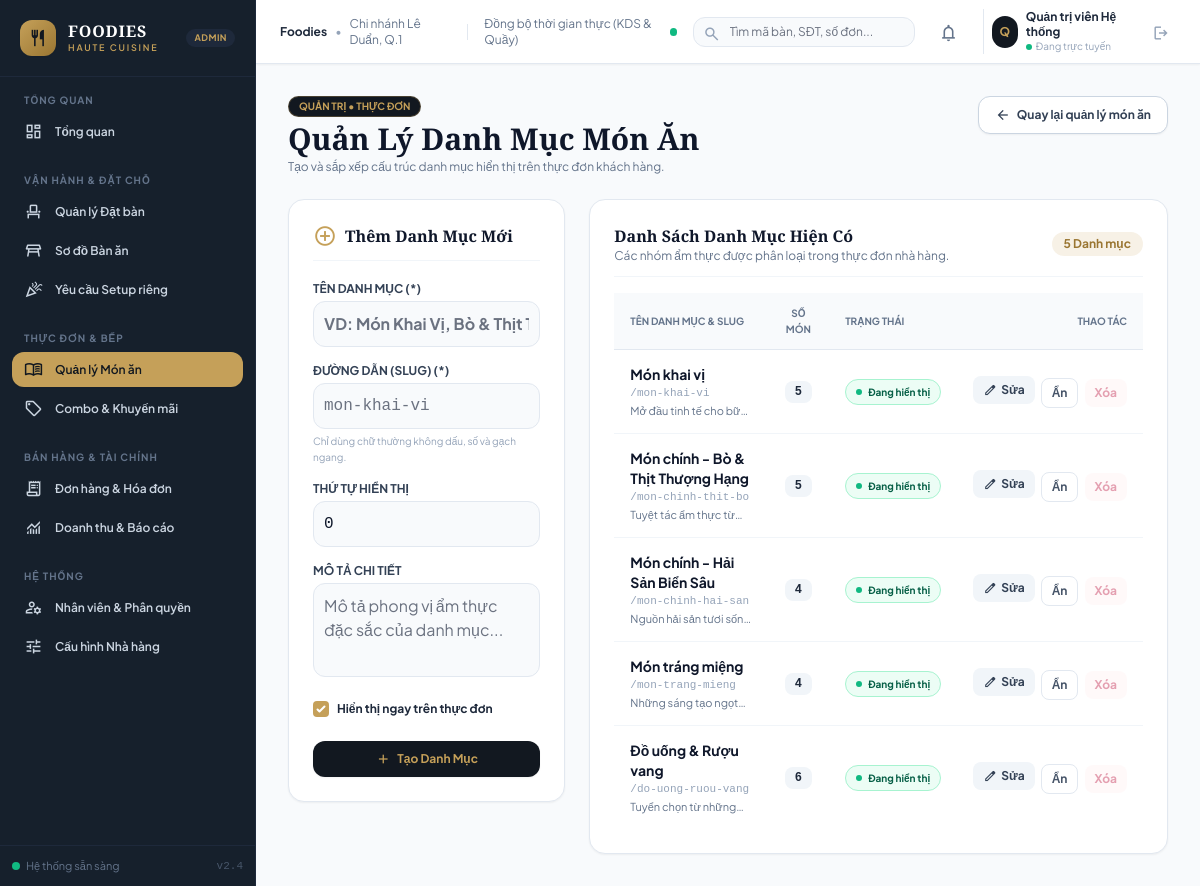
/admin/menu/categories (signed in), run on the app's committed database.
### tables this page shows
CREATE TABLE `categories` (
  `id` bigint PRIMARY KEY AUTO_INCREMENT,
  `name` varchar(150) NOT NULL,
  `slug` varchar(150) UNIQUE NOT NULL,
  `description` text,
  `image` varchar(255),
  `sort_order` int NOT NULL DEFAULT 0,
  `is_visible` boolean NOT NULL DEFAULT true,
  `created_at` datetime NOT NULL DEFAULT CURRENT_TIMESTAMP,
  `updated_at` datetime NOT NULL DEFAULT CURRENT_TIMESTAMP ON UPDATE CURRENT_TIMESTAMP
);

### app/Core/View.php (called while the page is built, shortened)
<?php
final class View
{
    public static function render(
        string $template,
        array $data = [],
        string $layout = 'layouts/guest'
    ): void {
        $viewsPath = dirname(__DIR__) . DIRECTORY_SEPARATOR . 'Views';
        $templatePath = self::resolve($viewsPath, $template);
        extract($data, EXTR_SKIP);
        require $templatePath;
    }
    public static function escape(mixed $value): string
    {
        return htmlspecialchars((string) $value, ENT_QUOTES | ENT_SUBSTITUTE, 'UTF-8');
    }
    private static function resolve(string $viewsPath, string $name): string
    {
        $path = $viewsPath . DIRECTORY_SEPARATOR
            . str_replace(['/', '\\'], DIRECTORY_SEPARATOR, $name) . '.php';
        return $path;
    }
}

### app/Core/Controller.php (called while the page is built, shortened)
<?php
abstract class Controller
{
    protected function render(
        string $template,
        array $data = [],
        int $status = 200,
        string $layout = 'layouts/guest'
    ): void {
        View::render($template, $data, $layout);
    }
}

### app/Controllers/CategoryAdminController.php (called while the page is built, shortened)
<?php
final class CategoryAdminController extends Controller
{
    public function index(): void
    {
        $this->render('admin/categories/index', [
            'pageTitle' => 'Quản lý danh mục',
            'currentUser' => Auth::user(),
            'categories' => (new Category(Database::connection()))->allForAdmin(),
            'csrfToken' => Csrf::token(),
            'errors' => [],
            'old' => [],
            'message' => $this->stringInput($_GET, 'message'),
        ], 200, 'layouts/admin');
    }
    private function stringInput(array $input, string $key): string
    {
        $value = $input[$key] ?? '';
        return is_string($value) ? $value : '';
    }
}

### public/index.php (called while the page is built, shortened)
<?php
$root = dirname(__DIR__);
$routes = require $root . DIRECTORY_SEPARATOR . 'routes' . DIRECTORY_SEPARATOR . 'web.php';
$router = $routes();
$router->dispatch($_SERVER['REQUEST_METHOD'] ?? 'GET', $_SERVER['REQUEST_URI'] ?? '/');

### app/Models/Category.php (called while the page is built, shortened)
<?php
final class Category extends BaseModel
{
    public function allForAdmin(): array
    {
        $statement = $this->db->query(
            'SELECT c.id, c.name, c.slug, c.description, c.image, c.sort_order, c.is_visible,
                    COUNT(d.id) AS dish_count
             FROM categories c
             LEFT JOIN dishes d ON d.category_id = c.id
             GROUP BY c.id, c.name, c.slug, c.description, c.image, c.sort_order, c.is_visible
             ORDER BY c.sort_order ASC, c.name ASC'
        );
        return $statement->fetchAll();
    }
}

### app/Views/admin/categories/index.php (the view, shortened to what this page needs)
<div class="space-y-6">
    <div class="flex flex-col sm:flex-row sm:items-center justify-between gap-4">
        <div>
            <div class="flex items-center gap-2 mb-1">
                <span class="inline-flex items-center gap-1.5 px-2.5 py-0.5 rounded-full text-[10px] font-bold uppercase bg-admin-navy text-gold border border-gold/30">
                    <span>QUẢN TRỊ &bull; THỰC ĐƠN</span>
                </span>
            </div>
            <h1 class="text-2xl lg:text-3xl font-headline font-bold text-slate-900">
                Quản Lý Danh Mục Món Ăn
            </h1>
            <p class="text-xs text-slate-500 mt-0.5">
                Tạo và sắp xếp cấu trúc danh mục hiển thị trên thực đơn khách hàng.
            </p>
        </div>
        <a href="/admin/menu" class="px-4 py-2.5 rounded-xl border border-slate-300 bg-white text-slate-700 text-xs font-bold hover:bg-slate-50 transition flex items-center gap-1.5 shadow-sm self-start">
            <span class="material-symbols-outlined text-[16px]">arrow_back</span>
            <span>Quay lại quản lý món ăn</span>
        </a>
    </div>
    <div class="grid grid-cols-1 lg:grid-cols-3 gap-6">
        <div class="lg:col-span-1">
            <div class="bg-white p-6 rounded-2xl border border-slate-200 shadow-sm space-y-5 sticky top-24">
                <div class="flex items-center justify-between pb-3 border-b border-slate-100">
                    <h3 class="font-headline font-bold text-base text-slate-900 flex items-center gap-2">
                        <span class="material-symbols-outlined text-gold">add_circle</span>
                        <span>Thêm Danh Mục Mới</span>
                    </h3>
                </div>
                <form action="/admin/menu/categories" method="post" class="space-y-4 text-xs">
                    <div>
                        <label for="category-name" class="block font-bold text-slate-700 mb-1">TÊN DANH MỤC (*)</label>
                        <input id="category-name" name="name" maxlength="150" required
                               placeholder="VD: Món Khai Vị, Bò & Thịt Thượng Hạng..."
                               value="<?= View::escape($old['name'] ?? '') ?>"
                               class="w-full p-2.5 bg-slate-50 border border-slate-200 rounded-xl font-bold text-slate-900 focus:bg-white focus:ring-2 focus:ring-gold/30 focus:border-gold transition">
                    </div>
                    <div>
                        <label for="category-slug" class="block font-bold text-slate-700 mb-1">ĐƯỜNG DẪN (SLUG) (*)</label>
                        <input id="category-slug" name="slug" maxlength="150" pattern="[a-z0-9]+(-[a-z0-9]+)*" required
                               placeholder="mon-khai-vi"
                               value="<?= View::escape($old['slug'] ?? '') ?>"
                               class="w-full p-2.5 bg-slate-50 border border-slate-200 rounded-xl font-mono text-slate-900 focus:bg-white focus:ring-2 focus:ring-gold/30 focus:border-gold transition">
                        <span class="text-[10px] text-slate-400 mt-1 block">Chỉ dùng chữ thường không dấu, số và gạch ngang.</span>
                    </div>
                    <div>
                        <label for="category-sort" class="block font-bold text-slate-700 mb-1">THỨ TỰ HIỂN THỊ</label>
                        <input id="category-sort" type="number" name="sort_order" min="0" step="1"
                               value="<?= View::escape($old['sort_order'] ?? '0') ?>"
                               class="w-full p-2.5 bg-slate-50 border border-slate-200 rounded-xl font-mono text-slate-900 focus:bg-white focus:ring-2 focus:ring-gold/30 transition">
                    </div>
                    <div>
                        <label for="category-description" class="block font-bold text-slate-700 mb-1">MÔ TẢ CHI TIẾT</label>
                        <textarea id="category-description" name="description" rows="3"
                                  placeholder="Mô tả phong vị ẩm thực đặc sắc của danh mục..."
                                  class="w-full p-2.5 bg-slate-50 border border-slate-200 rounded-xl resize-none text-slate-700 focus:bg-white focus:ring-2 focus:ring-gold/30 transition"><?= View::escape($old['description'] ?? '') ?></textarea>
                    </div>
                    <div class="flex items-center gap-2 pt-1">
                        <input type="checkbox" id="category-visible" name="is_visible" value="1"
                               <?= !isset($old['_submitted']) || isset($old['is_visible']) ? 'checked' : '' ?>
                               class="rounded border-slate-300 text-gold focus:ring-gold w-4 h-4">
                        <label for="category-visible" class="font-bold text-slate-800 select-none cursor-pointer">
                            Hiển thị ngay trên thực đơn
                        </label>
                    </div>
                    <div class="pt-2">
                        <button type="submit" class="w-full py-2.5 bg-admin-navy text-gold rounded-xl font-bold hover:bg-slate-800 transition flex items-center justify-center gap-1.5 shadow-sm">
                            <span class="material-symbols-outlined text-[16px]">add</span>
                            <span>Tạo Danh Mục</span>
                        </button>
                    </div>
                </form>
            </div>
        </div>
        <div class="lg:col-span-2">
            <div class="bg-white p-6 rounded-2xl border border-slate-200 shadow-sm space-y-4">
                <div class="flex items-center justify-between pb-3 border-b border-slate-100">
                    <div>
                        <h3 class="font-headline font-bold text-base text-slate-900">Danh Sách Danh Mục Hiện Có</h3>
                        <p class="text-xs text-slate-500">Các nhóm ẩm thực được phân loại trong thực đơn nhà hàng.</p>
                    </div>
                    <span class="px-3 py-1 rounded-full bg-gold/15 text-gold-dark font-bold text-xs">
                        <?= count($categories) ?> Danh mục
                    </span>
                </div>
                <?php if (empty($categories)): ?>
                    <div class="py-12 text-center text-slate-400">
                        <span class="material-symbols-outlined text-4xl block mb-2 text-slate-300">category</span>
                        <p class="text-xs">Chưa có danh mục nào. Hãy thêm danh mục đầu tiên ở bên trái.</p>
                    </div>
                <?php else: ?>
                    <div class="overflow-x-auto">
                        <table class="w-full text-left text-xs border-collapse">
                            <thead>
                                <tr class="bg-slate-50 border-b border-slate-200 text-slate-500 font-bold uppercase text-[10px]">
                                    <th class="py-3 px-4">TÊN DANH MỤC & SLUG</th>
                                    <th class="py-3 px-4 text-center">SỐ MÓN</th>
                                    <th class="py-3 px-4">TRẠNG THÁI</th>
                                    <th class="py-3 px-4 text-right">THAO TÁC</th>
                                </tr>
                            </thead>
                            <tbody class="divide-y divide-slate-100">
                                <?php foreach ($categories as $category):
                                    $visible = (bool) $category['is_visible'];
                                    $dishCount = (int) $category['dish_count'];
                                ?>
                                    <tr class="hover:bg-slate-50 transition">
                                        <td class="py-3.5 px-4">
                                            <strong class="text-slate-900 text-sm block"><?= View::escape($category['name']) ?></strong>
                                            <span class="font-mono text-slate-400 text-[11px]">/<?= View::escape($category['slug']) ?></span>
                                            <?php if (!empty($category['description'])): ?>
                                                <p class="text-slate-500 text-[11px] mt-0.5 line-clamp-1 max-w-sm"><?= View::escape($category['description']) ?></p>
                                            <?php endif; ?>
                                        </td>
                                        <td class="py-3.5 px-4 text-center">
                                            <span class="px-2.5 py-1 rounded-lg bg-slate-100 text-slate-800 font-bold font-mono">
                                                <?= $dishCount ?>
                                            </span>
                                        </td>
                                        <td class="py-3.5 px-4 whitespace-nowrap">
                                            <span class="inline-flex items-center gap-1.5 px-2.5 py-1 rounded-full text-[10px] font-bold border <?= $visible ? 'bg-emerald-50 text-emerald-800 border-emerald-200' : 'bg-slate-100 text-slate-600 border-slate-200' ?>">
                                                <span class="w-1.5 h-1.5 rounded-full <?= $visible ? 'bg-emerald-500' : 'bg-slate-400' ?>"></span>
                                                <span><?= $visible ? 'Đang hiển thị' : 'Đang ẩn' ?></span>
                                            </span>
                                        </td>
                                        <td class="py-3.5 px-4 text-right space-x-1 whitespace-nowrap">
                                            <a href="/admin/menu/categories/<?= (int) $category['id'] ?>/edit"
                                               class="px-2.5 py-1.5 bg-slate-100 hover:bg-slate-200 text-slate-700 font-bold rounded-lg text-xs transition inline-flex items-center gap-1">
                                                <span class="material-symbols-outlined text-[14px]">edit</span>
                                                <span>Sửa</span>
                                            </a>
                                            <form action="/admin/menu/categories/<?= (int) $category['id'] ?>/visibility" method="post" class="inline">
                                                <button type="submit" class="px-2.5 py-1.5 border border-slate-200 hover:bg-slate-50 text-slate-600 font-bold rounded-lg text-xs transition">
                                                    <?= $visible ? 'Ẩn' : 'Hiện' ?>
                                                </button>
                                            </form>
                                            <form action="/admin/menu/categories/<?= (int) $category['id'] ?>/delete" method="post" class="inline"
                                                  onsubmit="return confirm('Chỉ danh mục chưa có món mới được xóa. Tiếp tục?')">
                                                <button type="submit"
                                                        class="px-2.5 py-1.5 bg-rose-50 hover:bg-rose-100 text-rose-700 font-bold rounded-lg text-xs transition disabled:opacity-40 disabled:cursor-not-allowed"
                                                        <?= $dishCount > 0 ? 'disabled title="Danh mục đang có món, không thể xóa"' : '' ?>>
                                                    Xóa
                                                </button>
                                            </form>
                                        </td>
                                    </tr>
                                <?php endforeach; ?>
                            </tbody>
                        </table>
                    </div>
                <?php endif; ?>
            </div>
        </div>
    </div>
</div>

### app/Core/Router.php (shortened to what this page needs)
<?php
final class Router
{
    private array $routes = [];
    public function dispatch(string $method, string $uri): void
    {
        $path = parse_url($uri, PHP_URL_PATH);
        $path = is_string($path) && $path !== '/' ? rtrim($path, '/') : '/';
        foreach ($this->routes as $route) {
            $parameters = $this->match($route['path'], $path);
            if ($parameters === null) {
                continue;
            }
            [$controllerClass, $controllerMethod] = $route['action'];
            $controller = new $controllerClass();
            $controller->{$controllerMethod}(...array_values($parameters));
            return;
        }
    }
    private function add(string $method, string $path, array $action): void
    {
        $this->routes[] = [
            'method' => $method,
            'path' => $path,
            'action' => $action,
        ];
    }
    private function match(string $routePath, string $requestPath): ?array
    {
        $pattern = '';
        $parameters = [];
        $parts = preg_split('/(\{[a-zA-Z][a-zA-Z0-9_]*\})/', $routePath, -1, PREG_SPLIT_DELIM_CAPTURE);
        foreach ($parts as $part) {
            if (preg_match('/\A\{([a-zA-Z][a-zA-Z0-9_]*)\}\z/', $part, $match) === 1) {
                $parameters[] = $match[1];
                $pattern .= '([^/]+)';
                continue;
            }
            $pattern .= preg_quote($part, '~');
        }
        if (preg_match('~\A' . $pattern . '\z~u', $requestPath, $matches) !== 1) {
            return null;
        }
        $values = array_slice($matches, 1);
        return array_combine($parameters, $values) ?: [];
    }
}

### data on the page
categories: name "Món khai vị", slug "mon-khai-vi", description "Mở đầu tinh tế cho…", dishCount "5", is_visible 1 (drawn)
categories: name "Món chính - Bò & Thịt Thượng Hạng", slug "mon-chinh-thit-bo", description "Tuyệt tác ẩm thực…", dishCount "5", is_visible 1 (drawn)
categories: name "Món chính - Hải Sản Biển Sâu", slug "mon-chinh-hai-san", description "Nguồn hải sản tươi…", dishCount "4", is_visible 1 (drawn)
categories: name "Món tráng miệng", slug "mon-trang-mieng", description "Những sáng tạo…", dishCount "4", is_visible 1 (drawn)
categories: name "Đồ uống & Rượu vang", slug "do-uong-ruou-vang", description "Tuyển chọn từ…", dishCount "6", is_visible 1 (drawn)
